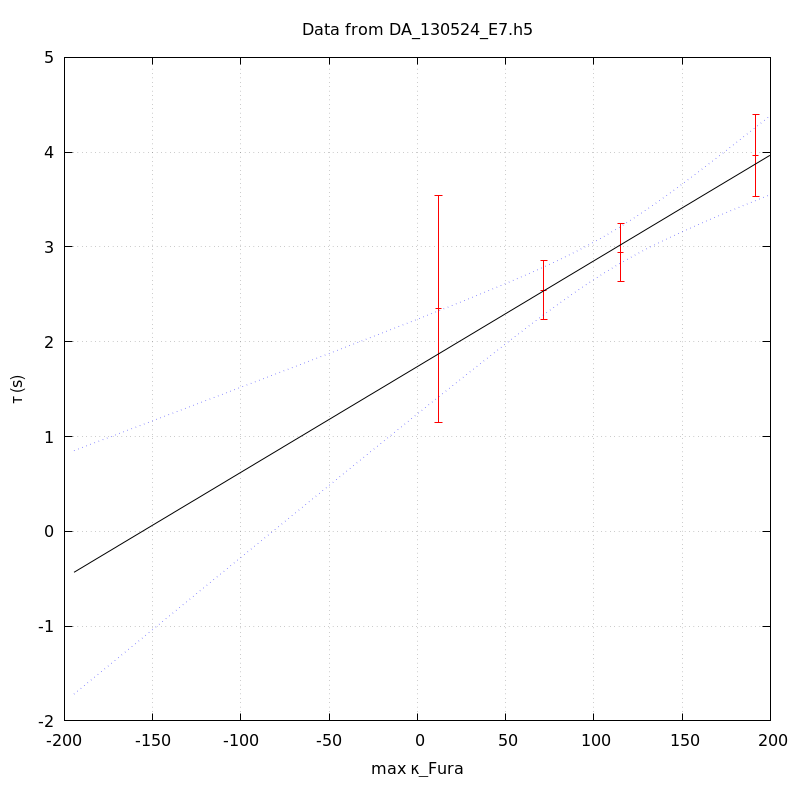

Here is the gnuplot script that generated this plot:
unset key
set grid
set ylabel 'τ (s)'
set xlabel 'max κ_Fura' noenhanced
set title 'Data from DA_130524_E7.h5' noenhanced
set xrange [-1000<*:*]
plot 'DA_130524_E7_aba_tau_vs_max_kappa' index 0 using 1:2:(1.96*$3) linecolor rgb 'red' with yerrorbars,\
'' index 1 using 1:2 with lines linecolor rgb 'black',\
'' index 1 using 1:3 with lines linecolor rgb 'blue' lt 'dotted',\
'' index 1 using 1:4 with lines linecolor rgb 'blue' lt 'dotted'
